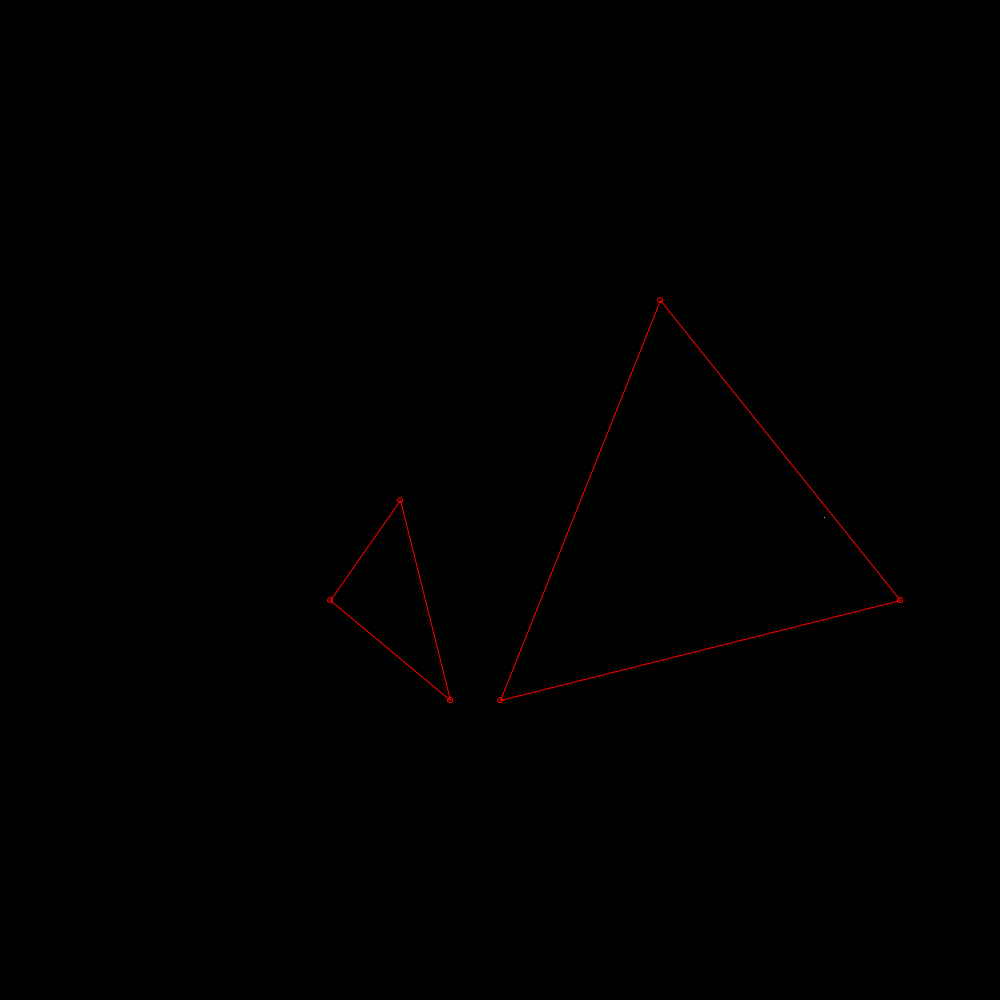
Frame 1 (no input)
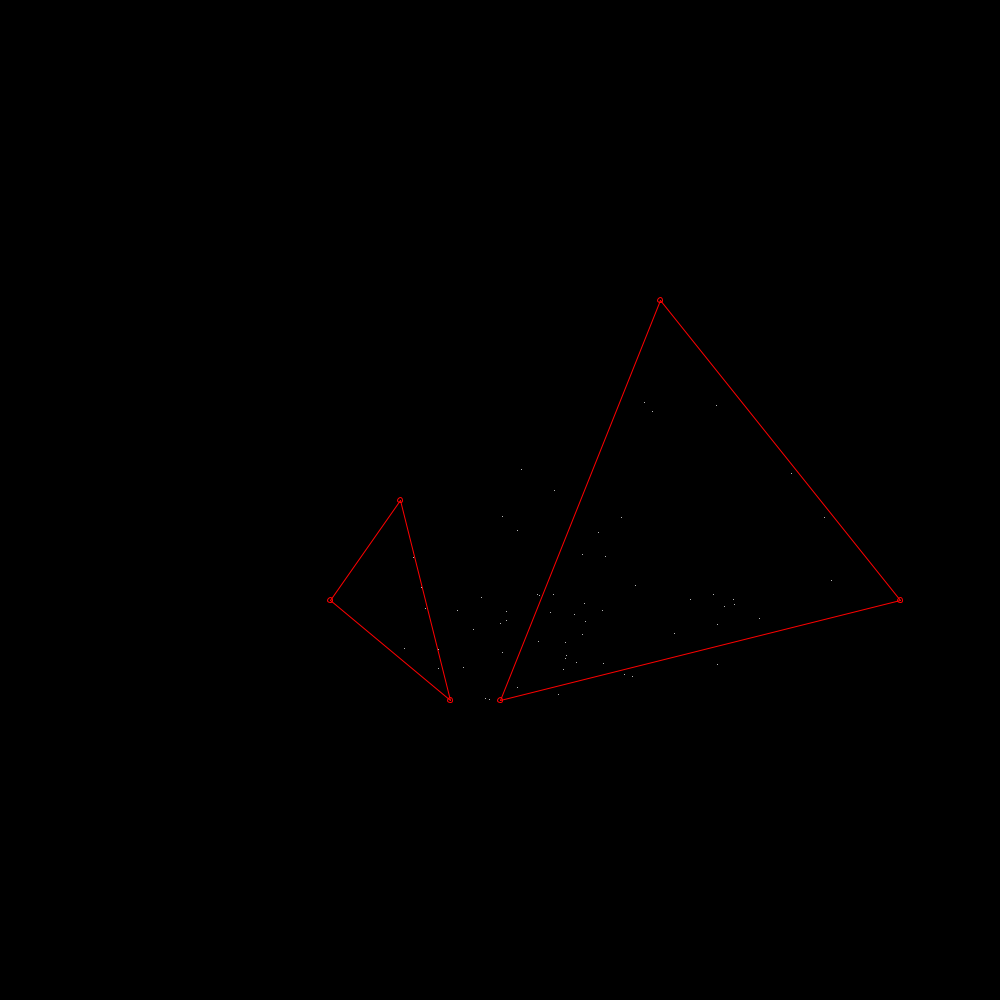
Frame 60 (the mouse pressed at the canvas centre just before this capture)
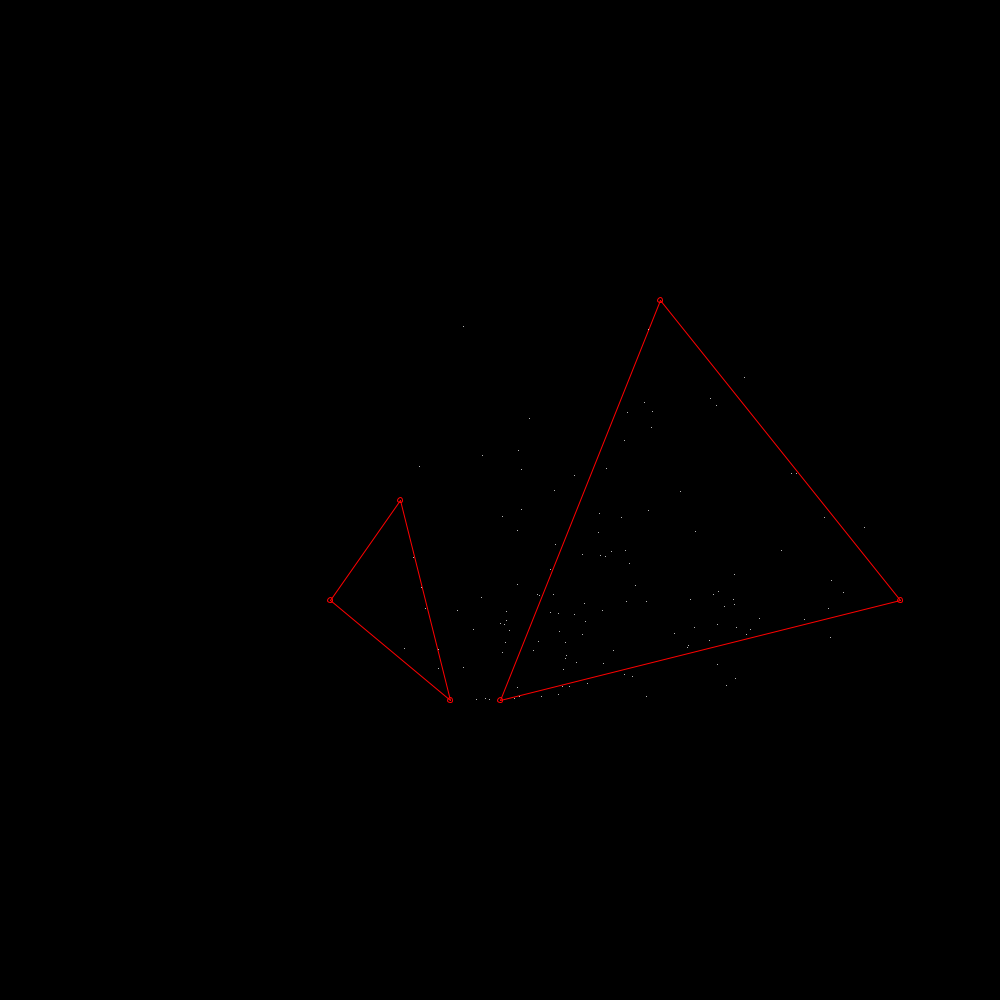
Frame 120 (the mouse held since frame 60 and released just before this capture)

The Processing sketch that drew these frames (run headless with seeded random() and noise(); from frame 60 on, the mouse is pressed at the canvas centre):

// Processing sketch: smoomveomeommoversme
// ── smoomveomeommoversme.pde
class Shp {
  ArrayList<PVector> points = new ArrayList<PVector>();
  
  void add(float x, float y) {
    points.add(new PVector(x,y));
  }
  
  void draw() {
    stroke(255,0,0);
    noFill();
    PVector p;
    for (int i = 0; i < points.size(); i += 1) {
      p = points.get(i);
      ellipse(p.x, p.y, 5, 5);
      PVector pp = null;
      if (i > 0) {
        pp = points.get(i-1);
        
        
      } else {
        pp = points.get(points.size() - 1);
      }
      line(pp.x, pp.y, p.x, p.y);
    }
    
    
  }
  
}

PVector m;


Shp tri1, tri2, target;

void setup() {
  tri1 = new Shp();
  tri2 = new Shp();
  
  size(1000,1000);
  frameRate(1000);
  
  tri1.add(width * 0.66, height * 0.3);
  tri1.add(width * 0.9, height * 0.6);
  tri1.add(width * 0.5, height * 0.7);
  
  tri2.add(width * 0.33, height * 0.6);
  tri2.add(width * 0.4, height * 0.5);
  tri2.add(width * 0.45, height * 0.7);
  
  background(0);
  tri1.draw();
  tri2.draw();
  m = new PVector(width / 2, height / 2);
  target = tri1;
}

void draw() {
  stroke(255);
  
  int r = (int) (random(0, target.points.size()));
  int s = (int) random(0,100);
  PVector t = target.points.get(r);
  
  PVector A = m.copy();
  PVector B = t.copy();
  PVector AB = B.sub(A);
  AB.x *= random(0.04, 0.85);
  AB.y *= random(-0.04, 0.85);
  m.add(AB);
  point(m.x, m.y);
  if (s <= 20) {
    target = tri2;
    
  } else {
   target = tri1; 
  }
  
  
  
  
  
}
